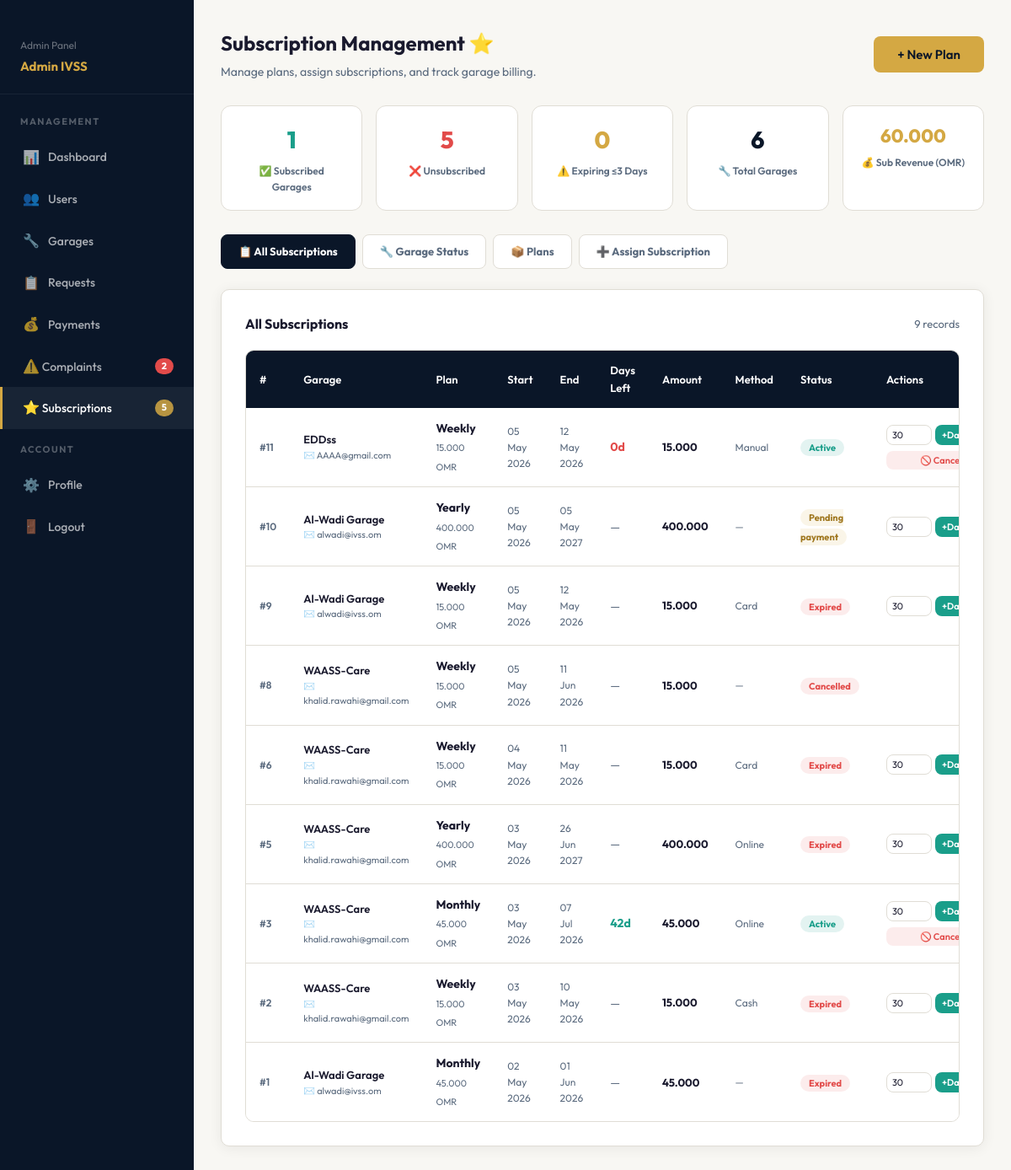
Screenshot of /admin/admin_subscriptions.php (signed in) with the database file from the repository.
### tables this page shows
CREATE TABLE IF NOT EXISTS `garage_subscriptions` (
  `subscription_id` int NOT NULL AUTO_INCREMENT,
  `garage_id` int NOT NULL,
  `plan_id` int NOT NULL,
  `start_date` date NOT NULL,
  `end_date` date NOT NULL,
  `status` enum('pending_payment','active','expired','cancelled') DEFAULT 'pending_payment',
  `payment_status` enum('pending','paid','failed') DEFAULT 'pending',
  `payment_method` varchar(20) DEFAULT NULL,
  `amount_paid` decimal(10,3) DEFAULT '0.000',
  `renewal_auto` tinyint(1) DEFAULT '0',
  `paid_at` timestamp NULL DEFAULT NULL,
  `created_at` timestamp NULL DEFAULT CURRENT_TIMESTAMP,
  PRIMARY KEY (`subscription_id`),
  KEY `plan_id` (`plan_id`),
  KEY `idx_garage_status` (`garage_id`,`status`),
  KEY `idx_end_date` (`end_date`)
);

CREATE TABLE IF NOT EXISTS `garages` (
  `garage_id` int NOT NULL AUTO_INCREMENT,
  `owner_name` varchar(150) NOT NULL,
  `garage_name` varchar(200) NOT NULL,
  `email` varchar(150) NOT NULL,
  `phone` int UNSIGNED NOT NULL,
  `password` varchar(255) NOT NULL,
  `location` varchar(255) NOT NULL,
  `latitude` decimal(10,7) DEFAULT NULL,
  `longitude` decimal(10,7) DEFAULT NULL,
  `services` text COMMENT 'Comma-separated list of offered services',
  `is_active` tinyint(1) DEFAULT '1',
  `rating` decimal(3,2) DEFAULT '0.00',
  `created_at` timestamp NULL DEFAULT CURRENT_TIMESTAMP,
  PRIMARY KEY (`garage_id`),
  UNIQUE KEY `email` (`email`)
);

CREATE TABLE IF NOT EXISTS `subscription_plans` (
  `plan_id` int NOT NULL AUTO_INCREMENT,
  `plan_name` varchar(50) NOT NULL,
  `duration_days` int NOT NULL,
  `price` decimal(10,3) NOT NULL,
  `features` json DEFAULT NULL,
  `is_active` tinyint(1) DEFAULT '1',
  `created_at` timestamp NULL DEFAULT CURRENT_TIMESTAMP,
  PRIMARY KEY (`plan_id`),
  UNIQUE KEY `plan_name` (`plan_name`)
);

### includes/config.php (called while the page is built, shortened)
<?php
function sanitize($input)
{
    return htmlspecialchars(strip_tags(trim($input)), ENT_QUOTES, 'UTF-8');
}

### admin/admin_subscriptions.php (the view, shortened to what this page needs)
<?php
require_once __DIR__ . '/../includes/config.php';
$db  = getDB();
$filterTab = sanitize($_GET['tab'] ?? 'subscriptions');
$totalGarages    = $db->query("SELECT COUNT(*) FROM garages")->fetchColumn();
$subscribedCount = $db->query("
    SELECT COUNT(DISTINCT garage_id) FROM garage_subscriptions
    WHERE status = 'active' AND end_date >= CURDATE()
")->fetchColumn();
$unsubscribedCount = $totalGarages - $subscribedCount;
$expiringCount = $db->query("
    SELECT COUNT(*) FROM garage_subscriptions
    WHERE status = 'active'
      AND end_date >= CURDATE()
      AND DATEDIFF(end_date, CURDATE()) <= 3
")->fetchColumn();
$totalSubRevenue = $db->query("
    SELECT COALESCE(SUM(amount_paid),0) FROM garage_subscriptions
    WHERE status = 'active'
")->fetchColumn();
$allSubsSql = "
    SELECT gs.*, g.garage_name, g.email, sp.plan_name, sp.price
    FROM garage_subscriptions gs
    JOIN garages g ON gs.garage_id = g.garage_id
    JOIN subscription_plans sp ON gs.plan_id = sp.plan_id
    ORDER BY gs.created_at DESC
    LIMIT 100
";
$allSubs = $db->query($allSubsSql)->fetchAll();
include __DIR__ . '/admin_header.php';
?>
<div class="dash-layout">
  <?php include __DIR__ . '/admin_sidebar.php'; ?>
  <div class="dash-content">
    <div class="dash-header">
      <div>
        <div class="dash-title">Subscription Management ⭐</div>
        <div class="dash-sub">Manage plans, assign subscriptions, and track garage billing.</div>
      </div>
      <button onclick="document.getElementById('newPlanModal').style.display='flex'"
              class="btn btn-primary">+ New Plan</button>
    </div>
    <div class="sub-stat-grid">
      <div class="sub-stat">
        <div class="val" style="color:var(--teal);"><?= $subscribedCount ?></div>
        <div class="lbl">✅ Subscribed Garages</div>
      </div>
      <div class="sub-stat">
        <div class="val" style="color:var(--danger);"><?= $unsubscribedCount ?></div>
        <div class="lbl">❌ Unsubscribed</div>
      </div>
      <div class="sub-stat">
        <div class="val" style="color:var(--warning);"><?= $expiringCount ?></div>
        <div class="lbl">⚠️ Expiring ≤3 Days</div>
      </div>
      <div class="sub-stat">
        <div class="val" style="color:var(--navy);"><?= $totalGarages ?></div>
        <div class="lbl">🔧 Total Garages</div>
      </div>
      <div class="sub-stat">
        <div class="val" style="font-size:22px;color:var(--gold);"><?= number_format($totalSubRevenue,3) ?></div>
        <div class="lbl">💰 Sub Revenue (OMR)</div>
      </div>
    </div>
    <div class="admin-tabs">
      <a href="?tab=subscriptions" class="admin-tab <?= $filterTab==='subscriptions'?'active':'' ?>">📋 All Subscriptions</a>
      <a href="?tab=garages"       class="admin-tab <?= $filterTab==='garages'      ?'active':'' ?>">🔧 Garage Status</a>
      <a href="?tab=plans"         class="admin-tab <?= $filterTab==='plans'        ?'active':'' ?>">📦 Plans</a>
      <a href="?tab=assign"        class="admin-tab <?= $filterTab==='assign'       ?'active':'' ?>">➕ Assign Subscription</a>
    </div>
    <?php if ($filterTab === 'subscriptions'): ?>
    <div class="card">
      <div style="display:flex;justify-content:space-between;align-items:center;margin-bottom:18px;flex-wrap:wrap;gap:12px;">
        <h3 style="font-size:16px;font-weight:700;">All Subscriptions</h3>
        <div style="font-size:13px;color:var(--muted);"><?= count($allSubs) ?> records</div>
      </div>
      <div class="table-wrap">
        <table>
          <thead>
            <tr>
              <th>#</th>
              <th>Garage</th>
              <th>Plan</th>
              <th>Start</th>
              <th>End</th>
              <th>Days Left</th>
              <th>Amount</th>
              <th>Method</th>
              <th>Status</th>
              <th>Actions</th>
            </tr>
          </thead>
          <tbody>
            <?php foreach ($allSubs as $s):
              $daysLeft = (int) floor((strtotime($s['end_date']) - time()) / 86400);
              $statusClass = match($s['status']) {
                'active'          => 'badge-sub-active',
                'expired'         => 'badge-sub-expired',
                'cancelled'       => 'badge-sub-expired',
                'pending_payment' => 'badge-sub-pending',
                default           => 'badge-sub-none',
              };
            ?>
            <tr>
              <td style="color:var(--muted);font-size:12px;font-weight:600;">#<?= $s['subscription_id'] ?></td>
              <td>
                <div style="font-weight:600;font-size:13px;"><?= htmlspecialchars($s['garage_name']) ?></div>
                <div style="font-size:11px;color:var(--muted);">✉️ <?= htmlspecialchars($s['email']) ?></div>
              </td>
              <td>
                <strong><?= htmlspecialchars($s['plan_name']) ?></strong><br>
                <span style="font-size:11px;color:var(--muted);"><?= number_format($s['price'],3) ?> OMR</span>
              </td>
              <td style="font-size:12px;color:var(--muted);"><?= date('d M Y', strtotime($s['start_date'])) ?></td>
              <td style="font-size:12px;color:var(--muted);"><?= date('d M Y', strtotime($s['end_date'])) ?></td>
              <td>
                <?php if ($s['status'] === 'active'): ?>
                <span style="font-weight:700;color:<?= $daysLeft <= 3 ? 'var(--danger)' : 'var(--teal)' ?>;">
                  <?= max(0, $daysLeft) ?>d
                </span>
                <?php else: ?>
                <span style="color:var(--muted);">—</span>
                <?php endif; ?>
              </td>
              <td style="font-weight:700;font-size:13px;"><?= number_format($s['amount_paid'],3) ?></td>
              <td style="font-size:12px;text-transform:capitalize;color:var(--muted);"><?= $s['payment_method'] ?? '—' ?></td>
              <td><span class="<?= $statusClass ?>"><?= ucfirst(str_replace('_',' ',$s['status'])) ?></span></td>
              <td>
                <div style="display:flex;flex-direction:column;gap:6px;min-width:130px;">
                  <?php if (in_array($s['status'],['active','expired','pending_payment'])): ?>
                  <form method="POST" style="display:flex;gap:4px;">
                    <input type="number" name="extend_days" value="30" min="1" max="365"
                           class="form-control" style="padding:4px 6px;font-size:11px;width:54px;">
                    <button class="btn btn-teal btn-sm" style="padding:4px 8px;font-size:11px;white-space:nowrap;">+Days</button>
                  </form>
                  <?php endif; ?>
                  <?php if ($s['status'] === 'active'): ?>
                  <form method="POST" onsubmit="return confirm('Cancel this subscription?')">
                    <button class="btn btn-sm" style="background:rgba(226,75,74,.1);color:var(--danger);border:none;padding:4px 10px;font-size:11px;width:100%;">
                      🚫 Cancel
                    </button>
                  </form>
                  <?php endif; ?>
                </div>
              </td>
            </tr>
            <?php endforeach; ?>
          </tbody>
        </table>
      </div>
    </div>
    <?php endif; ?>
  </div>
</div>
<?php include __DIR__ . '/admin_footer.php'; ?>

### css/style.css (style rules this page uses)
*, *::before, *::after { margin: 0; padding: 0; box-sizing: border-box; }
:root { --navy: #0a1628; --navy2: #0d1f3c; --navy3: #112240; --gold: #d4a843; --gold2: #f0c060; --teal: #1a9e8a; --teal2: #22c4ab; --bg: #f8f7f3; --white: #ffffff; --text: #1a1a2e; --muted: #5a6a7e; --border: #e0ddd5; --danger: #e24b4a; --success: #1a9e8a; --warning: #d4a843; --radius: 10px; --shadow: 0 2px 16px rgba(0,0,0,0.07); }
html { scroll-behavior: smooth; }
body { font-family: 'Outfit', 'Tajawal', sans-serif; background: var(--bg); color: var(--text); line-height: 1.6; }
.card { background: var(--white); border: 1px solid var(--border); border-radius: var(--radius); padding: 28px; box-shadow: var(--shadow); }
.btn { display: inline-block; padding: 12px 28px; border-radius: 8px; font-size: 15px; font-weight: 600; text-decoration: none; cursor: pointer; border: none; font-family: inherit; transition: all 0.2s; text-align: center; }
.btn-primary { background: var(--gold); color: var(--navy); }
.btn-teal { background: var(--teal); color: var(--white); }
.btn-sm { padding: 8px 18px; font-size: 13px; }
.form-control { width: 100%; padding: 11px 14px; border: 1.5px solid var(--border); border-radius: 8px; font-size: 14px; font-family: inherit; color: var(--text); background: var(--white); transition: border-color 0.2s; outline: none; }
.table-wrap { overflow-x: auto; border-radius: var(--radius); border: 1px solid var(--border); }
table { width: 100%; border-collapse: collapse; background: var(--white); }
thead th { background: var(--navy); color: var(--white); padding: 13px 16px; text-align: left; font-size: 13px; font-weight: 600; }
tbody tr { border-bottom: 1px solid var(--border); transition: background 0.15s; }
tbody tr:last-child { border-bottom: none; }
tbody td { padding: 13px 16px; font-size: 14px; color: var(--text); }
.dash-layout { display: flex; min-height: calc(100vh - 64px); }
.dash-content { flex: 1; padding: 32px; overflow-y: auto; }
.dash-header { display: flex; align-items: center; justify-content: space-between; margin-bottom: 28px; }
.dash-title { font-size: 24px; font-weight: 700; }
.dash-sub { font-size: 14px; color: var(--muted); margin-top: 4px; }

### admin/admin_subscriptions.php (style rules this page uses)
.sub-stat-grid { display: grid; grid-template-columns: repeat(auto-fit, minmax(155px, 1fr)); gap: 16px; margin-bottom: 28px; }
.sub-stat { background: var(--white); border: 1px solid var(--border); border-radius: 12px; padding: 18px 20px; text-align: center; }
.sub-stat .val { font-size: 28px; font-weight: 800; margin-bottom: 4px; }
.sub-stat .lbl { font-size: 12px; color: var(--muted); font-weight: 600; }
.admin-tabs { display: flex; gap: 8px; margin-bottom: 24px; flex-wrap: wrap; }
.admin-tab { padding: 9px 20px; border-radius: 8px; font-size: 13px; font-weight: 700; text-decoration: none; cursor: pointer; border: 1.5px solid var(--border); color: var(--muted); background: var(--white); transition: all .15s; }
.admin-tab.active, .admin-tab:hover { background: var(--navy); color: #fff; border-color: var(--navy); }
.badge-sub-active { background: rgba(26,158,138,.12); color: var(--teal); padding: 3px 10px; border-radius: 20px; font-size: 11px; font-weight: 700; }
.badge-sub-expired { background: rgba(226,75,74,.1); color: var(--danger); padding: 3px 10px; border-radius: 20px; font-size: 11px; font-weight: 700; }
.badge-sub-pending { background: rgba(212,168,67,.12); color: #a07820; padding: 3px 10px; border-radius: 20px; font-size: 11px; font-weight: 700; }

### rows the page displays
garage_subscriptions: subscription_id "11", garage.garage_name "EDDss", garage.email "AAAA@gmail.com", plan.plan_name "Weekly", plan.price "15.000", start_date "05 May 2026", end_date "12 May 2026", end_date "0", amount_paid "15.000", payment_method "Manual", status "Active"
garage_subscriptions: subscription_id "10", garage.garage_name "Al-Wadi Garage", garage.email "alwadi@ivss.om", plan.plan_name "Yearly", plan.price "400.000", start_date "05 May 2026", end_date "05 May 2027", amount_paid "400.000", payment_method "—", status "Pending payment"
garage_subscriptions: subscription_id "9", garage.garage_name "Al-Wadi Garage", garage.email "alwadi@ivss.om", plan.plan_name "Weekly", plan.price "15.000", start_date "05 May 2026", end_date "12 May 2026", amount_paid "15.000", payment_method "Card", status "Expired"
garage_subscriptions: subscription_id "8", garage.garage_name "WAASS-Care", garage.email "khalid.rawahi@gmail.com", plan.plan_name "Weekly", plan.price "15.000", start_date "05 May 2026", end_date "11 Jun 2026", amount_paid "15.000", payment_method "—", status "Cancelled"
garage_subscriptions: subscription_id "6", garage.garage_name "WAASS-Care", garage.email "khalid.rawahi@gmail.com", plan.plan_name "Weekly", plan.price "15.000", start_date "04 May 2026", end_date "11 May 2026", amount_paid "15.000", payment_method "Card", status "Expired"
garage_subscriptions: subscription_id "5", garage.garage_name "WAASS-Care", garage.email "khalid.rawahi@gmail.com", plan.plan_name "Yearly", plan.price "400.000", start_date "03 May 2026", end_date "26 Jun 2027", amount_paid "400.000", payment_method "Online", status "Expired"
garage_subscriptions: subscription_id "3", garage.garage_name "WAASS-Care", garage.email "khalid.rawahi@gmail.com", plan.plan_name "Monthly", plan.price "45.000", start_date "03 May 2026", end_date "07 Jul 2026", end_date "42", amount_paid "45.000", payment_method "Online", status "Active"
garage_subscriptions: subscription_id "2", garage.garage_name "WAASS-Care", garage.email "khalid.rawahi@gmail.com", plan.plan_name "Weekly", plan.price "15.000", start_date "03 May 2026", end_date "10 May 2026", amount_paid "15.000", payment_method "Cash", status "Expired"
garage_subscriptions: subscription_id "1", garage.garage_name "Al-Wadi Garage", garage.email "alwadi@ivss.om", plan.plan_name "Monthly", plan.price "45.000", start_date "02 May 2026", end_date "01 Jun 2026", amount_paid "45.000", payment_method "—", status "Expired"

### other values shown
$_SESSION['admin_name'] "Admin IVSS"
$_openComplaints "2"
$_unsubCount "5"
$subscribedCount "1"
$unsubscribedCount "5"
$expiringCount "0"
$totalGarages "6"
$totalSubRevenue "60.000"
count($allSubs) "9"
